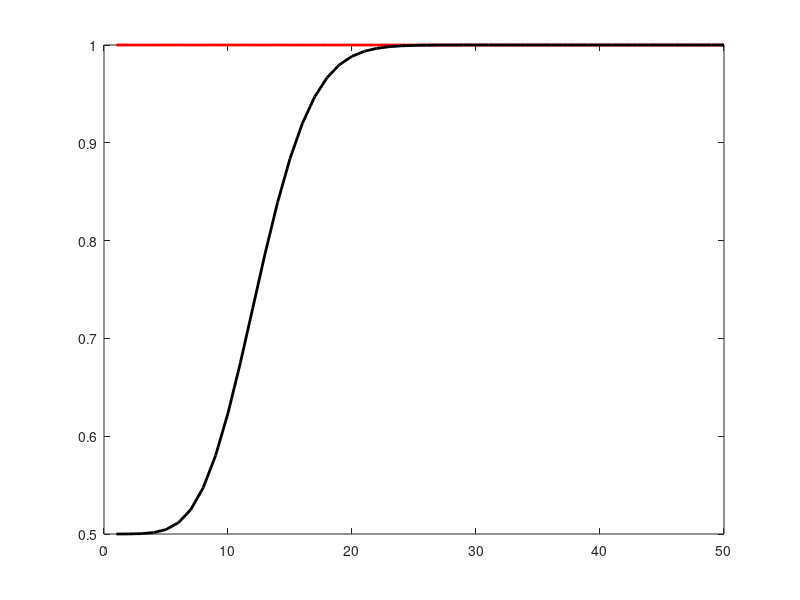

The MATLAB source for this figure:
clear
clc
close all
m = 50;
resultado = zeros(m,1);
tamanho = resultado;
for k = 1:m
n = k;
coisa = zeros(n,1);
tamanho(k) = k;
a = 5;
F = 0;
for i = 1:n
    prod = 1;
    for j = 1:i
        prod = prod*(2*j-1);
    end
    coisa(i) = (a^(2*i-1))*exp(-(a^2)/2)/sqrt(2*pi)/prod;
    F = F + (a^(2*i-1))/prod;
end
F = F*exp(-(a^2)/2)/sqrt(2*pi);
resultado(k) = F+0.5;
end
certo = cdf('normal',a,0,1);
plot(tamanho,certo*ones(m,1),'r','linewidth',2)
hold on
plot(tamanho,resultado,'k','linewidth',2)
%% Só um comentário
